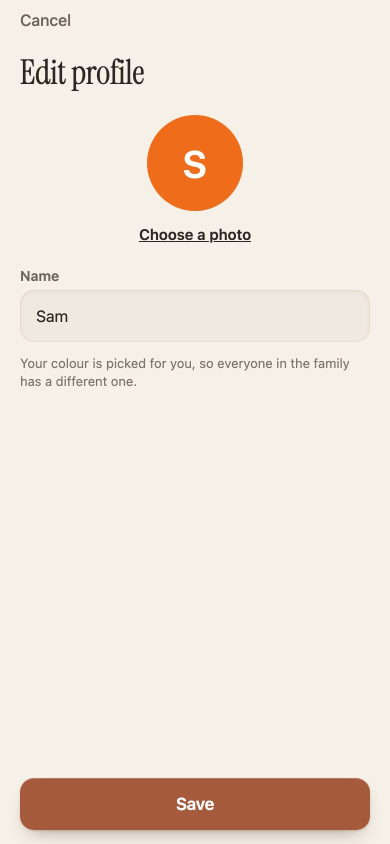
#> input picture docs/screenshots/arro-refresh/app/edit-profile.jpg, 780 x 1688 px, given in place of teammate.jpg, which was not available (shown at 1/2 size)
$ python loupe-assets.py
#> lines starting #> are read from the running program, lines starting #| are printed output that depends on the picture
#!/usr/bin/env python3
"""Builds the loupe look's images from the project pictures already in public/ (run from the repo root):

  public/loupe/atlas.webp     the hero's wall of work, 16 pictures in a 4 by 4 grid of 16:10 cells
  public/loupe/atlas-sm.webp  the same at phone size

Every picture is a screenshot or drawing that's already on the site. The AI teammate's is the unnamed one."""
from PIL import Image, ImageOps

CELLS = [
    'block/teammate.jpg', 'cobalt/dervo-home.jpg', 'block/psyche.jpg', 'cobalt/receipts.jpg',
    'projects/trace/card.jpg', 'projects/easeprint/card.jpg', 'projects/dryline/card.jpg', 'projects/comehome/card.jpg',
    'projects/arro/story.jpg', 'cobalt/tastepack.jpg', 'projects/psyche/coast.jpg', 'projects/easeprint/prints.jpg',
    'cobalt/dervo-thread.jpg', 'projects/comehome/phones.jpg', 'projects/trace/fixes.jpg', 'projects/dryline/today.jpg',
]

def build(cw, ch, out, quality):
#> called with cw = 640, ch = 400, out = 'public/loupe/atlas.webp', quality = 72
    sheet = Image.new('RGB', (cw * 4, ch * 4), (20, 20, 20))
#> sheet: PIL image 2560x1600 RGB; every value is 20
    for i, f in enumerate(CELLS):
        im = Image.open('public/' + f).convert('RGB')
#> im is the input picture: PIL image 780x1688 RGB; mean R, G, B 238.2, 227.5, 215.8
        im = ImageOps.fit(im, (cw, ch), Image.LANCZOS, centering=(0.5, 0.0 if 'prints' not in f else 0.5))
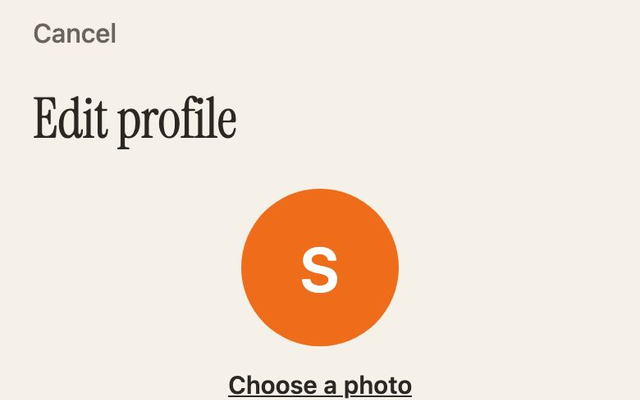
#> im: PIL image 640x400 RGB; mean R, G, B 240.8, 227.6, 213.5
        sheet.paste(im, ((i % 4) * cw, (i // 4) * ch))
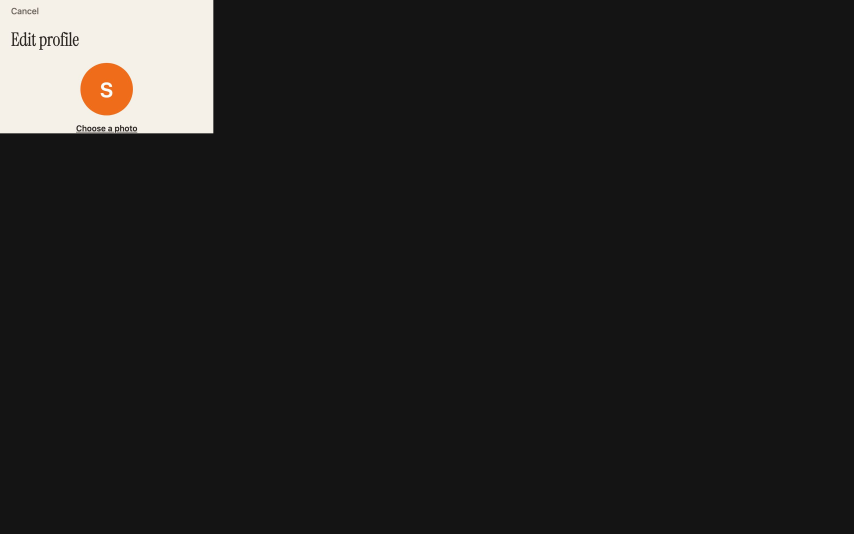
#> sheet: PIL image 2560x1600 RGB (shown at 1/3 size); mean R, G, B 33.8, 33, 32.1
#> pass 2 of the loop in build, `for i, f in enumerate(CELLS):`:
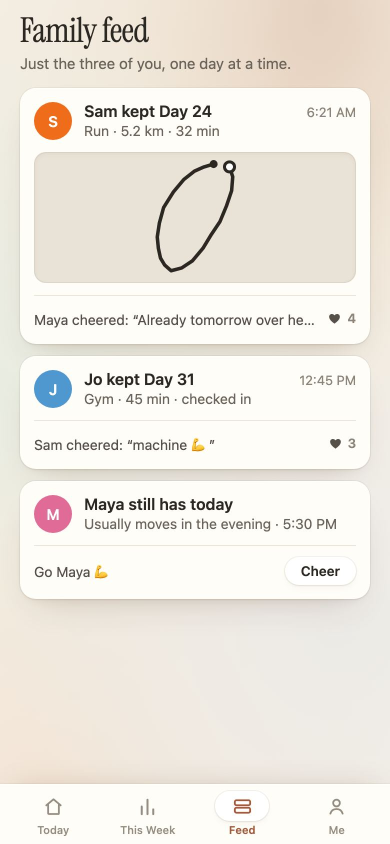
#> input picture docs/screenshots/arro-refresh/app/feed.jpg, 780 x 1688 px, given in place of dervo-home.jpg, which was not available (shown at 1/2 size)
#> in build, im is the input picture: PIL image 780x1688 RGB; mean R, G, B 238.3, 233.3, 225.1
#> in build, `im = ImageOps.fit(im, (cw, ch), Image.LANCZOS, centering=(0.5, 0.0 if ..`:
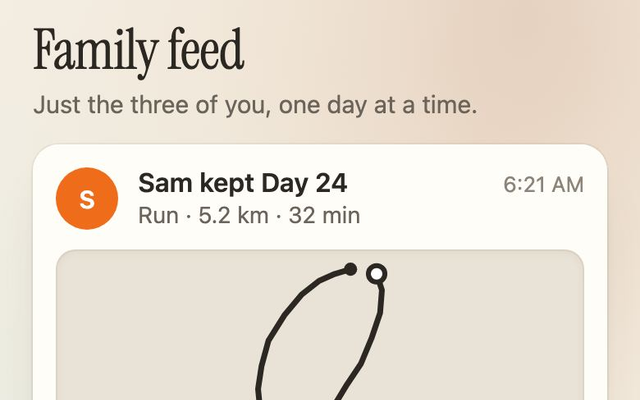
#> im: PIL image 640x400 RGB; mean R, G, B 232.8, 224.3, 212.2
#> in build, `sheet.paste(im, ((i % 4) * cw, (i // 4) * ch))`:
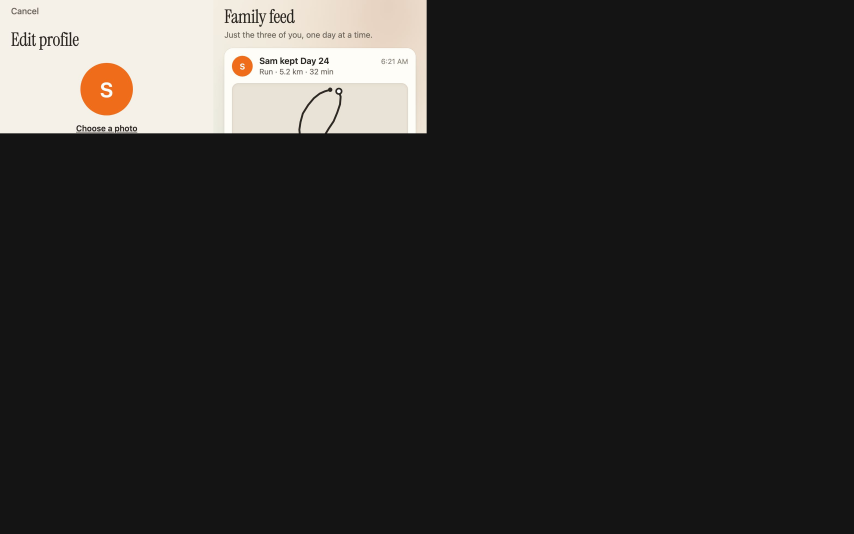
#> sheet: PIL image 2560x1600 RGB (shown at 1/3 size); mean R, G, B 47.1, 45.7, 44.1
    sheet.save(out, quality=quality, method=6)

#> (the run stopped early here; a loop or call above may not have finished)
